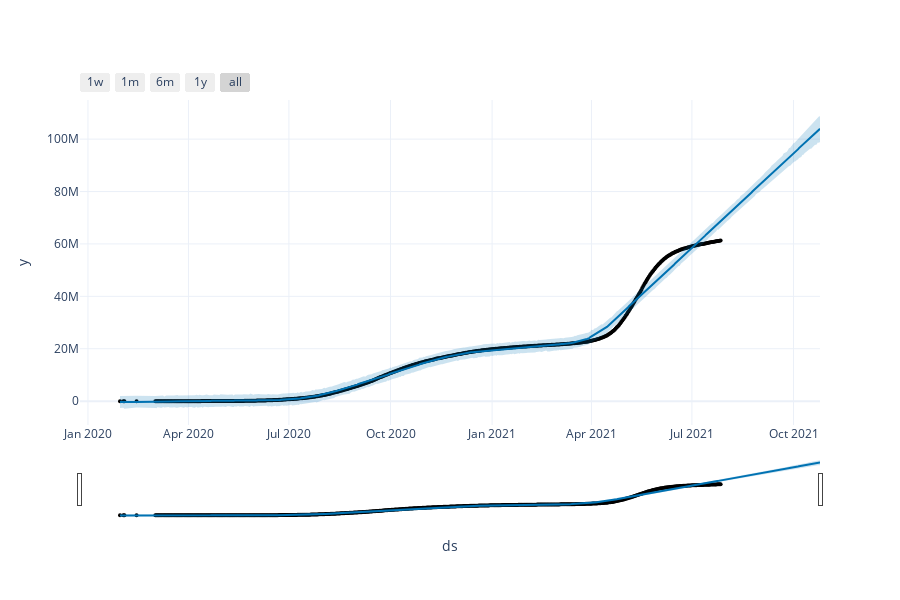

The notebook cell saved with this chart:
### Code cell
fig = plot_plotly(model_R, forecast_india_cured) 

fig.update_layout(template='plotly_white')

iplot(fig)

### Figure 1 — Plotly figure (JSON) as saved in the notebook; plotly's stock layout.template omitted (floating-point values rounded to 4 significant figures; data arrays with more than 128 entries replaced by an {"elided": "..."} marker saying what was removed)
{"data": [{"marker": {"color": "black", "size": 4}, "mode": "markers", "name": "Actual", "type": "scatter", "x": {"elided": "517 str values"}, "y": {"elided": "517 int values"}}, {"hoverinfo": "skip", "line": {"width": 0}, "mode": "lines", "type": "scatter", "x": {"elided": "607 str values"}, "y": {"elided": "607 float values"}}, {"fill": "tonexty", "fillcolor": "rgba(0, 114, 178, 0.2)", "line": {"color": "#0072B2", "width": 2}, "mode": "lines", "name": "Predicted", "type": "scatter", "x": {"elided": "607 str values"}, "y": {"elided": "607 float values"}}, {"fill": "tonexty", "fillcolor": "rgba(0, 114, 178, 0.2)", "hoverinfo": "skip", "line": {"width": 0}, "mode": "lines", "type": "scatter", "x": {"elided": "607 str values"}, "y": {"elided": "607 float values"}}], "layout": {"height": 600, "showlegend": false, "width": 900, "xaxis": {"rangeselector": {"buttons": [{"count": 7, "label": "1w", "step": "day", "stepmode": "backward"}, {"count": 1, "label": "1m", "step": "month", "stepmode": "backward"}, {"count": 6, "label": "6m", "step": "month", "stepmode": "backward"}, {"count": 1, "label": "1y", "step": "year", "stepmode": "backward"}, {"step": "all"}]}, "rangeslider": {"visible": true}, "title": {"text": "ds"}, "type": "date"}, "yaxis": {"title": {"text": "y"}}}}
